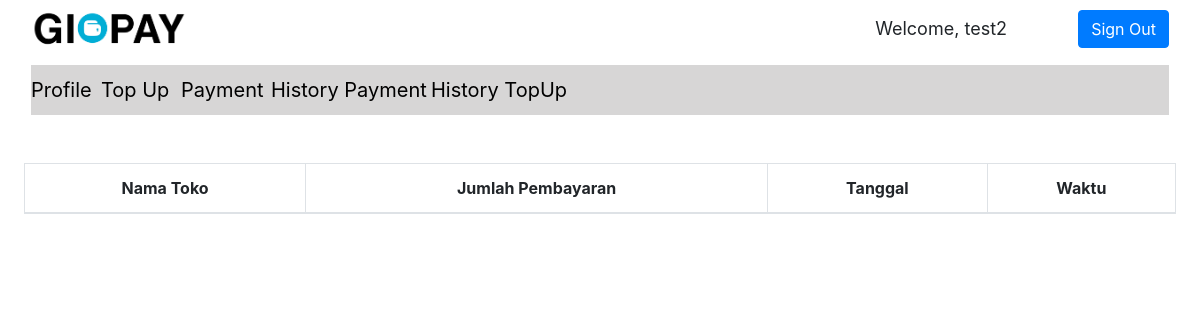
Before: /hispayPub.php (signed in) with the older database file.
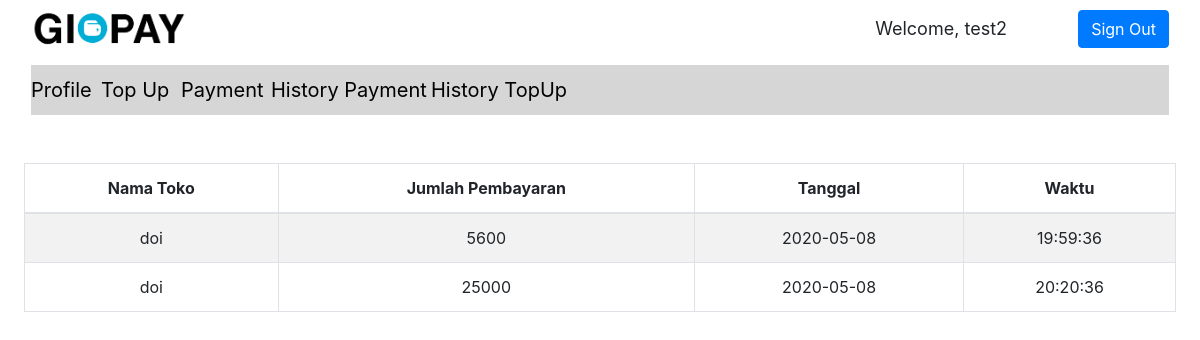
After: the same page with the newer database file.
### tables this page shows
CREATE TABLE `historytransaksi` (
  `idUser` int(11) NOT NULL,
  `idToko` int(11) NOT NULL,
  `jumlah` float NOT NULL,
  `tanggal` date NOT NULL,
  `waktu` time NOT NULL
);

CREATE TABLE `pemiliktoko` (
  `idUser` int(11) NOT NULL,
  `username` varchar(15) NOT NULL,
  `password` varchar(15) NOT NULL,
  `nama` varchar(50) NOT NULL,
  `namaToko` varchar(50) NOT NULL,
  `alamatToko` varchar(150) NOT NULL,
  `email` varchar(50) NOT NULL,
  `noHp` int(12) NOT NULL,
  `saldo` float NOT NULL
);

### server.php (called while the page is built, shortened)
<?php
    require_once "mysqlDB.php";
function getTrans($uname){
    $db = new MySQLDB('localhost', 'root', '', 'gipay');
    $username = $uname;
    $username = $db->escapeString($username);
    $query = "SELECT idUser FROM penggunapublik WHERE username=";
    $query .= "'".$username."'";
    $query_result = $db->executeSelectQuery($query);
    $idUser = $query_result[0][0];
    $query2 = "SELECT namaToko, jumlah, tanggal, waktu FROM historytransaksi INNER JOIN pemiliktoko ON historytransaksi.idToko = pemiliktoko.idUser WHERE historytransaksi.idUser = $idUser";
    $res = $db->executeSelectQuery($query2);
    return $res;
}
?>

### mysqlDB.php (called while the page is built, shortened)
<?php
class MySQLDB{
	protected $servername;
	protected $username;
	protected $password;
	protected $dbname;
	protected $db_connection;
	public function __construct($servername,$username,$password,$dbname){
		$this->servername=$servername;
		$this->username=$username;
		$this->password=$password;
		$this->dbname=$dbname;
	}
	public function openConnection(){
		$this->db_connection=new mysqli($this->servername,$this->username,$this->password,$this->dbname);
	}
	public function executeSelectQuery($sql){
		$query_result=$this->db_connection->query($sql);
		$result=[];
		if($query_result!=[]){
			if($query_result->num_rows > 0){
				while ($row=$query_result->fetch_row()) {
					$result[] = $row;
				}
			}
		}
		return $result;
	}
	public function escapeString($input){
		$res = $this->db_connection->real_escape_string($input);
		return $res;
	}
}
?>

### hispayPub.php (the view, shortened to what this page needs)
<?php
    include "server.php";
?>
<!DOCTYPE html>
<html>
<head>
    <link rel="stylesheet" href="assets/bootstrap/css/bootstrap.min.css">
    <link rel="stylesheet" href="assets/css/Data-Table-1.css">
    <link rel="stylesheet" href="assets/css/Data-Table.css">
    <link rel="stylesheet" href="assets/css/Header-Blue.css">
    <link rel="stylesheet" href="https://cdn.datatables.net/1.10.15/css/dataTables.bootstrap.min.css">
    <link rel="stylesheet" href="assets/css/Google-Style-Login.css">
    <link rel="stylesheet" href="assets/css/LinkedIn-like-Profile-Box.css">
    <link rel="stylesheet" href="assets/css/Pretty-Registration-Form.css">
    <link rel="stylesheet" href="assets/css/styles.css">
    <link rel="stylesheet" href="assets/css/Table-With-Search-1.css">
    <link rel="stylesheet" href="assets/css/Table-With-Search.css">
    <link rel="stylesheet" href="assets/css/Team-Boxed.css">
</head>
<body>
    <nav class="navbar navbar-light navbar-expand-md" style="background-color: #ffffff;">
        <div class="container-fluid"><img src="assets/img/Gipay.png" style="height: 40px;">
            <input class="form-control-plaintext" type="text" value="Welcome, <?php echo $_SESSION['username']; ?>" readonly="" style="width: 205px;font-size: 18px;"><a href="hispayPub.php?logout='1'" class="btn btn-primary" role="button">Sign Out</a></div>
    </nav>
    <nav class="navbar navbar-light navbar-expand-md">
        <div class="container-fluid"><button data-toggle="collapse" class="navbar-toggler" data-target="#navcol-2"><span class="sr-only">Toggle navigation</span><span class="navbar-toggler-icon"></span></button>
            <div class="collapse navbar-collapse" id="navcol-2" style="background-color: #d7d6d6;font-size: 20px;height: 50px;color: rgb(0,0,0);">
                <a href="profPub.php" style="color: rgb(0,0,0);width: 70px;">Profile</a><a href="topupPub.php" style="color: rgb(0,0,0);width: 80px;">Top Up</a><a href="payPub.php" style="color: rgb(0,0,0);width: 90px;">Payment</a><a href="hispayPub.php"
                    style="color: rgb(0,0,0);width: 160px;">History Payment</a><a href="histopPub.php" style="color: rgb(0,0,0);">History TopUp</a></div>
        </div>
    </nav>
    <div>
        <div class="container">
            <div class="row">
                <div class="col-md-12" style="height: 40px;background-color: #ffffff;"></div>
            </div>
        </div>
    </div><table id="example" class="table table-striped table-bordered" cellspacing="0" width="100px">
        <thead>
            <tr>
                <th style="text-align:center;">Nama Toko</th>
                <th style="text-align:center;">Jumlah Pembayaran</th>
                <th style="text-align:center;">Tanggal</th>
                <th style="text-align:center;">Waktu</th>
            </tr>
        </thead>
        <tbody>
            <?php
            $username = $_SESSION['username'];
            $result = getTrans($username);
            foreach($result as $value) {
                $namaToko = $value[0];
                $jumlah = $value[1];
                $tanggal = $value[2];
                $waktu = $value[3];
                echo '<tr>';
                echo '<td>' . $namaToko . '</td>';
                echo '<td>' . $jumlah . '</td>';
                echo '<td>' . $tanggal . '</td>';
                echo '<td>' . $waktu . '</td>';
                echo '</tr>';
			}
            ?>
        </tbody>
    </table>
</body>
</html>

### assets/css/Data-Table-1.css (style rules this page uses)
#example { margin-bottom: 0; }

### assets/css/Data-Table.css (style rules this page uses)
#example { margin-bottom: 0; }
#example { width: 96%; text-align: center; margin: auto; }

### assets/css/styles.css (style rules this page uses)
.col-md-12 { text-align: center; }

Changed rows visible on the page:
added historytransaksi: idToko.namaToko "doi", jumlah "5600", tanggal "2020-05-08", waktu "19:59:36"
added historytransaksi: idToko.namaToko "doi", jumlah "25000", tanggal "2020-05-08", waktu "20:20:36"
